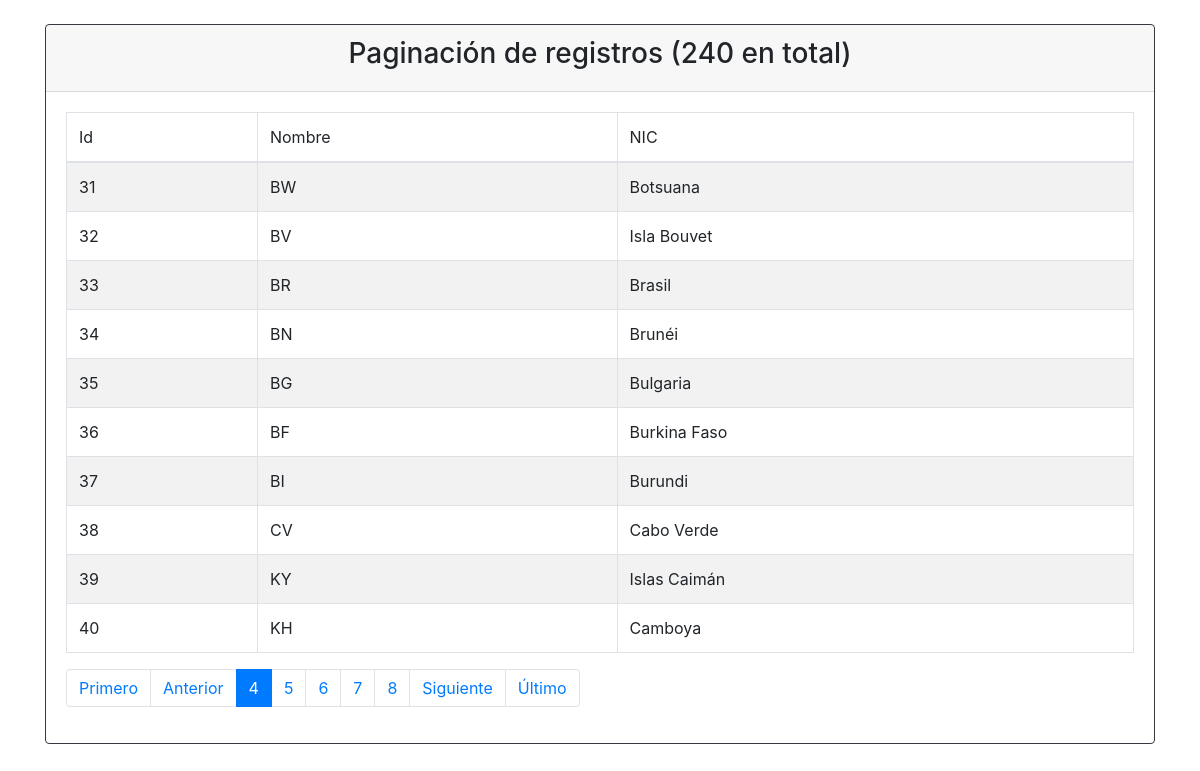
Page /20-Paginacion-de-registros/listado.php?pagina=4 on the committed database.
### tables this page shows
CREATE TABLE `paises` (
  `id` int(11) NOT NULL,
  `iso` char(2) DEFAULT NULL,
  `nombre` varchar(80) DEFAULT NULL,
  `seo_slug` varchar(100) DEFAULT NULL
);

### 20-Paginacion-de-registros/clases/Conectar.php (called while the page is built)
<?php
abstract class Conectar {
	private $mysqli;
	public function conectar(){
		$this->mysqli = new mysqli('localhost', 'root', '', 'paises');
		return $this->mysqli;
	}
	public function setNames(){
		return $this->mysqli->query(" SET NAMES 'utf8'");
	}
}
?>

### 20-Paginacion-de-registros/clases/Usuario.php (called while the page is built, shortened)
<?php
require_once("Conectar.php");
class Usuario extends Conectar {
	private $db;
	public function __construct(){
		$this->db = parent::conectar();
	}
	public function getDatos($sql){
		$this->usuarios = array();
		$datos = $this->db->query($sql);
		while ($registro = $datos->fetch_object()){
			$this->usuarios[] = $registro;
		}
		return $this->usuarios;
	}
}
?>

### 20-Paginacion-de-registros/listado.php (the view, shortened to what this page needs)
<?php
require_once("clases/Usuario.php");
$usuario = new Usuario();
$cantidad_resultados_por_pagina = 10;
if (isset($_GET['pagina'])) {
	if (is_numeric($_GET['pagina'])){
		if ($_GET['pagina'] == 1){
			header("Location: listado.php");
		} else {
			$pagina = $_GET['pagina'];
		}
	} else {
		header("Location: listado.php");
	}
} else {
	$pagina = 1;
}
$empezar_desde = ($pagina-1)* $cantidad_resultados_por_pagina;
$sql1 = "SELECT count('id') AS cantidad FROM paises";
$registros = $usuario->getDatos($sql1);
$sql2 = "SELECT id, iso, nombre FROM paises
ORDER BY id ASC
LIMIT ".$empezar_desde.",".$cantidad_resultados_por_pagina."
";
$datos = $usuario->getDatos($sql2);
$total_paginas = ceil($registros[0]->cantidad/$cantidad_resultados_por_pagina);
?>
<!DOCTYPE html>
<html>
<head>
	<link rel="stylesheet" href="https://maxcdn.bootstrapcdn.com/bootstrap/4.0.0/css/bootstrap.min.css">
</head>
<body>
	<br/>
	<div class="container">
		<div class="justify-content-center">
			<div class="card border-dark">
				<div class="card-header">
					<h3 class="text-center">Paginación de registros (<?php echo $registros[0]->cantidad; ?> en total)</h3>
				</div>
				<div class="card-body">
					<table class="table table-bordered table-striped table-hover">
						<thead>
							<tr>
								<td>Id</td>
								<td>Nombre</td>
								<td>NIC</td>
							</tr>
						</thead>
						<tbody>
							<?php
							$impresos = 0;
							foreach ($datos as $dato):
								$impresos++;
								?>
								<tr>
									<td><?php echo $dato->id; ?></td>
									<td><?php echo $dato->iso; ?></td>
									<td><?php echo $dato->nombre; ?></td>
								</tr>
							<?php endforeach; ?>
						</tbody>
					</table>
					<nav aria-label="...">
						<ul class="pagination">
							<li class="page-item">
								<a class="page-link" href="listado.php" tabindex="-1">Primero</a>
							</li>
							<?php if ($pagina==1): ?>
								<li class="page-item disabled">
								<a href="javascript:void(0);" class="page-link">Anterior</a>
							</li>
							<?php else:
								$anterior = $pagina - 1;
							?>
								<li class="page-item">
								<a href="listado.php?pagina=<?php echo $anterior; ?>" class="page-link">Anterior</a>
							</li>
							<?php endif; ?>
							<?php for ($i=$pagina; $i <= ($pagina+4) ; $i++) : ?>
								<li class="page-item <?php if ($pagina==$i) echo 'active'; ?>">
								<a class="page-link" href="listado.php?pagina=<?php echo $i; ?>"><?php echo $i; ?></span></a>
							</li>
							<?php endfor; ?>
							<?php if ($impresos == $cantidad_resultados_por_pagina and $pagina < $total_paginas):
								$proximo=$pagina+1;
							 ?>
								<li class="page-item"><a class="page-link" href="listado.php?pagina=<?php echo $proximo; ?>">Siguiente</a></li>
							<?php else: ?>
								<li class="page-item disabled"><a class="page-link" href="javascript:void(0);">Siguiente</a></li>
							<?php endif; ?>
							<li class="page-item">
								<a class="page-link" href="listado.php?pagina=<?php echo $total_paginas; ?>">Último</a>
							</li>
						</ul>
					</nav>
				</div>
			</div>
		</div>
	</div>
</body>
</html>

### rows in the picture
paises: id "31", iso "BW", nombre "Botsuana"
paises: id "32", iso "BV", nombre "Isla Bouvet"
paises: id "33", iso "BR", nombre "Brasil"
paises: id "34", iso "BN", nombre "Brunéi"
paises: id "35", iso "BG", nombre "Bulgaria"
paises: id "36", iso "BF", nombre "Burkina Faso"
paises: id "37", iso "BI", nombre "Burundi"
paises: id "38", iso "CV", nombre "Cabo Verde"
paises: id "39", iso "KY", nombre "Islas Caimán"
paises: id "40", iso "KH", nombre "Camboya"

### other values in the picture
$registros[0]->cantidad "240"
